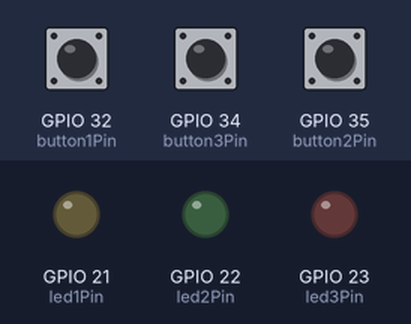
A program run on a simulated ESP32. Parts: output pins drawn as LEDs (lit = HIGH). Dashed ring = blinking. Inputs (shaded band) come from the test bench; at power-on: GPIO 32 (button1Pin) HIGH, GPIO 34 (button3Pin) HIGH, GPIO 35 (button2Pin) HIGH.

Above: at 1.2 s.
1.3 s: GPIO 32 (button1Pin) pulled LOW for 0.15 s
At 1.7 s:
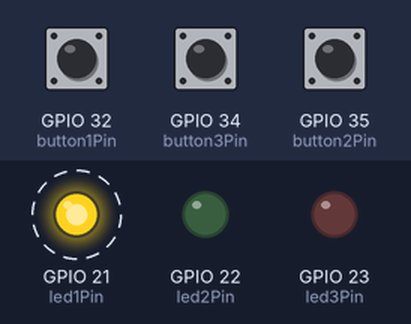
4.4 s: GPIO 34 (button3Pin) pulled LOW for 3.2 s
At 7.2 s:
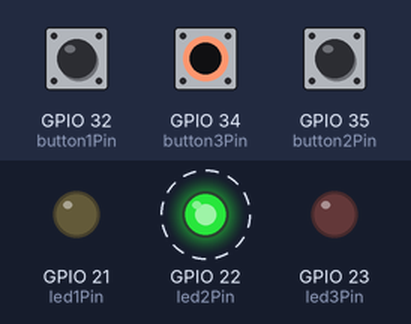
At 7.7 s:
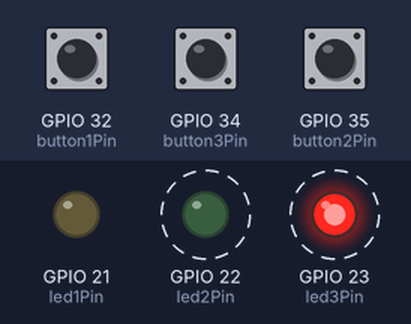
Timing chart, 0 to 16.3 s (numbered marks = the images above; inputs shaded):
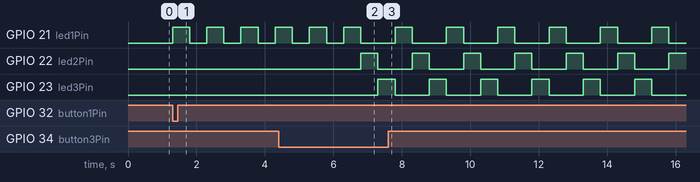

Measured:
- after the input at 1.3 s, GPIO 21 (led1Pin): alternates HIGH for 0.50 s and LOW for 0.50 s, starting at once
- after the input at 4.4 s, GPIO 22 (led2Pin): alternates HIGH for 0.50 s and LOW for 1.0 s, starting after 2.4 s; GPIO 23 (led3Pin): alternates HIGH for 0.50 s and LOW for 1.0 s, starting after 2.9 s

The program:

main.cpp
```cpp
#include <Arduino.h>

// Definisikan pin untuk tombol dan LED
const int button1Pin = 32;  // Tombol 1
const int button2Pin = 35;  // Tombol 2
const int button3Pin = 34;  // Tombol 3

const int led1Pin = 21;     // LED merah
const int led2Pin = 22;     // LED kuning
const int led3Pin = 23;     // LED hijau

// Variabel untuk debouncing
unsigned long lastDebounceTime = 0;
const unsigned long debounceDelay = 50;

void setup() {
  pinMode(button1Pin, INPUT_PULLUP);
  pinMode(button2Pin, INPUT_PULLUP);
  pinMode(button3Pin, INPUT_PULLUP);

  pinMode(led1Pin, OUTPUT);
  pinMode(led2Pin, OUTPUT);
  pinMode(led3Pin, OUTPUT);

  digitalWrite(led1Pin, LOW);
  digitalWrite(led2Pin, LOW);
  digitalWrite(led3Pin, LOW);
}

void loop() {
  int button1State = digitalRead(button1Pin);
  int button2State = digitalRead(button2Pin);
  int button3State = digitalRead(button3Pin);

  if (millis()-lastDebounceTime > debounceDelay) {
    if (button1State == LOW) {
      lastDebounceTime = millis();
      for (int i=0;i<5;i++) {
        digitalWrite(led1Pin, HIGH);
        delay(500);
        digitalWrite(led1Pin, LOW);
        delay(500);
      }
    }

    if (button2State == LOW) {
      lastDebounceTime = millis();
      for (int i=0;i<3;i++) {
        digitalWrite(led1Pin, HIGH);
        digitalWrite(led3Pin, LOW);
        delay(500);
      }

      digitalWrite(led1Pin, LOW);
      digitalWrite(led3Pin, LOW);
    }

    if (button3State==LOW) {
      lastDebounceTime=millis();
      for (int i=0;i<5;i++) {
        lastDebounceTime=millis();
        for(int i=0;i<5;i++) {
          digitalWrite(led1Pin, HIGH);
          digitalWrite(led2Pin, LOW);
          digitalWrite(led3Pin, LOW);

          delay(500);

          digitalWrite(led1Pin, LOW);
          digitalWrite(led2Pin, HIGH);
          delay(500);

          digitalWrite(led2Pin, LOW);
          digitalWrite(led3Pin, HIGH);
          delay(500);

          digitalWrite(led3Pin, LOW);

        }
      }
    }
  }
}
```
